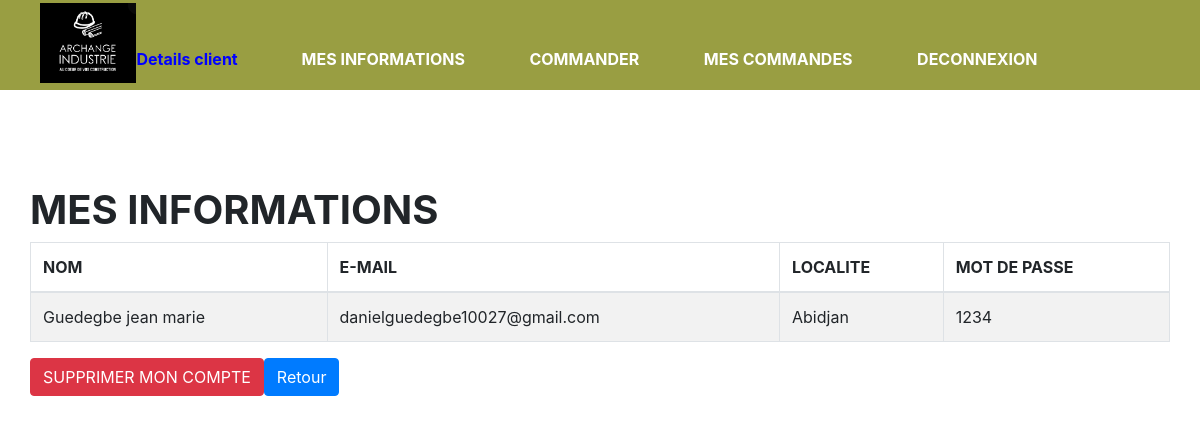
The page /infoespaceclient.php (signed in) on the database its author committed.
### tables this page shows
CREATE TABLE `client` (
  `id` int(255) NOT NULL,
  `nom` text NOT NULL,
  `mail` varchar(255) NOT NULL,
  `localite` text NOT NULL,
  `password` varchar(255) NOT NULL
);

### infoespaceclient.php (the view, shortened to what this page needs)
<?php
$db = Database::connect();
$user = $db -> prepare("SELECT * FROM client WHERE id = ?");
$user -> execute(array($_SESSION['id']));
$afficher = $user -> fetch();
?>
<!DOCTYPE html>
<html>
<head>
         <link rel="stylesheet" href="css/index.css">
        <link rel="stylesheet" href="https://use.fontawesome.com/releases/v5.8.1/css/all.css">
        <link rel="stylesheet" href="https://maxcdn.bootstrapcdn.com/bootstrap/4.0.0/css/bootstrap.min.css">
    <body>
           <header style="background-color: #999E42">
               <a href="index.php"><img src="img/LO2.png"></a></li>
            <nav >
                <ul>
                    <li style="color: blue; text-align: left ;margin-left: -3%;" >Details client     </li>
                     <li><a href="infoespaceclient.php" >MES INFORMATIONS</a></li>
                    <li><a href="commandeespaceclient.php">COMMANDER</a></li>
                     <li><a href="voirmescommandeclient.php">MES COMMANDES</a></li>
                    <li><a href="deconnexion.php">DECONNEXION</a></li>
                </ul>
            </nav>
          </header>
          <br>
                              <center>
                                  <div class="col-sm-6">
                    <br>
                </div>
                <br>
                <br>
                <div class="container admin">
            <div class="row">
              <center><h1><strong><span class="glyphicon glyphicon-list-alt"> MES INFORMATIONS  </strong></h1></center>
                <table class="table table-striped table-bordered">
                  <thead>
                    <tr>
                       <th>NOM</th>
                      <th>E-MAIL</th>
                      <th>LOCALITE</th>
                      <th>MOT DE PASSE  </th>
                    </tr>
                  </thead>
                  <tbody>
                                <tr>
                            <td><?php echo $afficher['nom'] ?></td>
                            <td><?php echo $afficher['mail'] ?></td>
                            <td><?php echo $afficher['localite'] ?></td>
                            <td><?php echo $afficher['password'] ?></td>
                     </tr>
                  </tbody>
                </table>
<br>
                    <br>
                     <div class="form-actions">
                      <a class="btn btn-danger" href="supprimer.php"><span class="glyphicon glyphicon-remove"></span>SUPPRIMER MON COMPTE</a>
                    </div>
                    <br>
                    <div class="form-actions">
                      <a class="btn btn-primary" href="espaceclient.php"><span class="glyphicon glyphicon-arrow-left"></span> Retour</a>
                    </div>
            </div>
        </div>
                              </center>
          <br>
    </body>
 <html>

### css/index.css (style rules this page uses)
header img { height: 80px; margin-left: 40px; }
body { font-family: sans-serif; }
header { background-color: black; position: unset; height: 90px; width: 100%; display: inline-block; }
header img { margin-top: 3px; }
header * { display: inline; }
header li { margin: 30px; font-weight: bold; }
header li a { color: white; text-decoration: none; margin-top: 10%; }
nav { margin-top: -3%; text-align: center; }

### rows shown on the page
client: nom "Guedegbe jean marie", mail "danielguedegbe10027@gmail.com", localite "Abidjan", password "1234"
